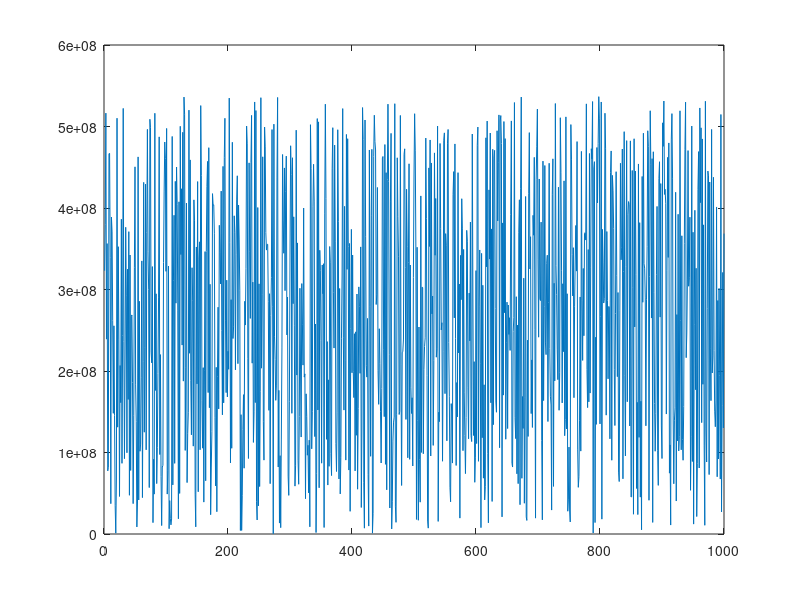

This chart was generated by the following MATLAB code: (Note: this script raises an error after producing the figure.)
close all
clear all
clc

x = randi(2^29,1000,1);


plot(x)

hex = dec2hex(x);

fID = fopen("../file/input_random.hex",'w');

for i = 1:1000
    fprintf(fID,"%s\n",hex(i,:));
end

fclose(fID);